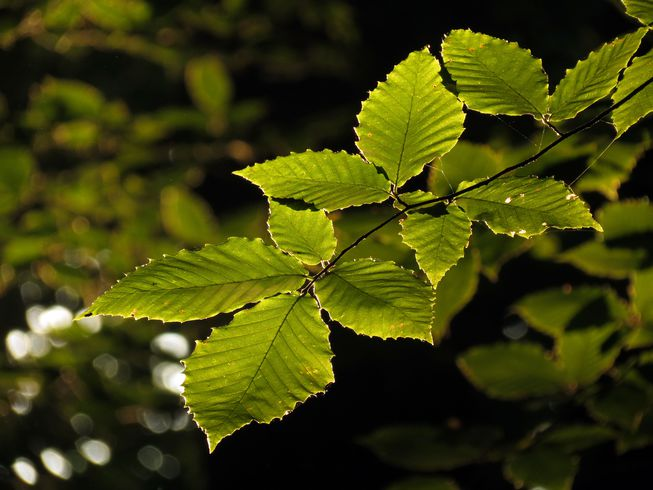
#> input picture Images/tree.jpg, 653 x 490 px
$ python wavelet_denoise.py
#> lines starting #> are read from the running program, lines starting #| are printed output that depends on the picture; long printed decimals are rounded
import numpy as np
import matplotlib.pyplot as plt
import random
import pywt
import pywt.data
from cv2 import cv2

def salt_and_pepper_noise(image, density=0.01):
    output = np.zeros(image.shape, np.uint8)
    for i in range(image.shape[0]):
        for j in range(image.shape[1]):
            rdn = random.random()
            if rdn < density:
                output[i][j] = 0
            elif rdn > 1 - density:
                output[i][j] = 255
            else:
                output[i][j] = image[i][j]
    return output

def gaussian_noise(image, mean=0, std=0.2):
    gauss = np.random.normal(mean, std, (image.shape[0], image.shape[1]))
    gauss = gauss.reshape(image.shape[0], image.shape[1])
    noisy = image + gauss * 255
    return noisy

def dwt_pyramid(image, level=1):
    coeffs = pywt.wavedec2(image, 'db1', level=level)
    arr, coeff_slices = pywt.coeffs_to_array(coeffs)
    return arr, coeff_slices, coeffs

def compress_wavelet(image):
    coeffs = pywt.wavedec2(image, 'db1')
    arr, coeff_slices = pywt.coeffs_to_array(coeffs)
    Csort = np.sort(np.abs(arr.reshape(-1)))
    for keep in [1, 0.5, 0.1, 0.05, 0.01, 0.005]:
        thresh = Csort[int(np.floor((1 - keep) * len(Csort)))]
        ind = np.abs(arr) > thresh
        Cfilt = arr * ind
        coeffs_filt = pywt.array_to_coeffs(Cfilt, coeff_slices, output_format='wavedec2')
        Arecon = pywt.waverec2(coeffs_filt, wavelet='db1')
        plt.imshow(Arecon.astype('uint8'), cmap='gray'), plt.xticks([]), plt.yticks([])
        plt.title('keep: {}'.format(keep))
        plt.show()

import math
def PSNR(original, compressed):
    img1 = original.astype(np.float64)
    img2 = compressed.astype(np.float64)
    mse = np.mean((img1 - img2) ** 2)
    if mse == 0:
        return float('inf')
    return 20 * math.log10(255.0 / math.sqrt(mse))

def ssim(img1, img2):
    C1 = (0.01 * 255)**2
    C2 = (0.03 * 255)**2

    img1 = img1.astype(np.float64)
    img2 = img2.astype(np.float64)
    kernel = cv2.getGaussianKernel(11, 1.5)
    window = np.outer(kernel, kernel.transpose())

    mu1 = cv2.filter2D(img1, -1, window)[5:-5, 5:-5]  # valid
    mu2 = cv2.filter2D(img2, -1, window)[5:-5, 5:-5]
    mu1_sq = mu1**2
    mu2_sq = mu2**2
    mu1_mu2 = mu1 * mu2
    sigma1_sq = cv2.filter2D(img1**2, -1, window)[5:-5, 5:-5] - mu1_sq
    sigma2_sq = cv2.filter2D(img2**2, -1, window)[5:-5, 5:-5] - mu2_sq
    sigma12 = cv2.filter2D(img1 * img2, -1, window)[5:-5, 5:-5] - mu1_mu2

    ssim_map = ((2 * mu1_mu2 + C1) * (2 * sigma12 + C2)) / ((mu1_sq + mu2_sq + C1) *
                                                            (sigma1_sq + sigma2_sq + C2))
    return ssim_map.mean()


def calculate_ssim(img1, img2):
    if not img1.shape == img2.shape:
        raise ValueError('Input images must have the same dimensions.')
    if img1.ndim == 2:
        return ssim(img1, img2)
    elif img1.ndim == 3:
        if img1.shape[2] == 3:
            ssims = []
            for i in range(3):
                ssims.append(ssim(img1, img2))
            return np.array(ssims).mean()
        elif img1.shape[2] == 1:
            return ssim(np.squeeze(img1), np.squeeze(img2))
    else:
        raise ValueError('Wrong input image dimensions.')

original = cv2.imread('Images/tree.jpg', 0)
#> original: shape (490, 653); min 0, max 255, mean 57.5
noisy_image = salt_and_pepper_noise(original, 0.1)
#> after the loop in salt_and_pepper_noise, `for i in range(image.shape[0]):`:
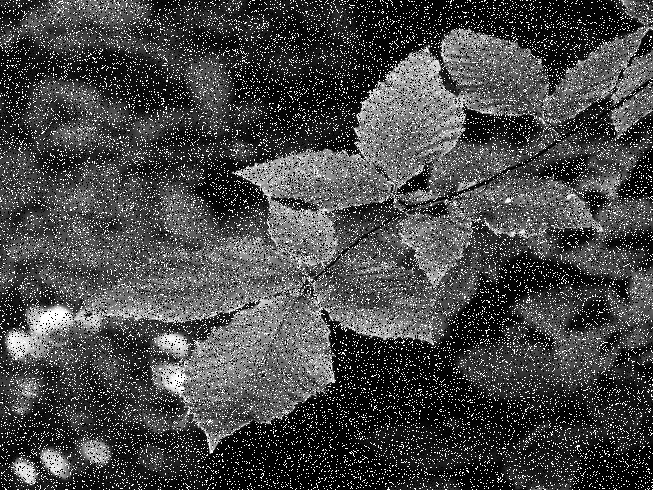
#> output: shape (490, 653); min 0, max 255, mean 71.6
# noisy_image = gaussian_noise(original)
plt.imshow(noisy_image, cmap='gray')
plt.show()
coeffs = dwt_pyramid(noisy_image, 2)[2]
#> in dwt_pyramid, `coeffs = pywt.wavedec2(image, 'db1', level=level)`: coeffs = 3 items
#> in dwt_pyramid, `arr, coeff_slices = pywt.coeffs_to_array(coeffs)`:
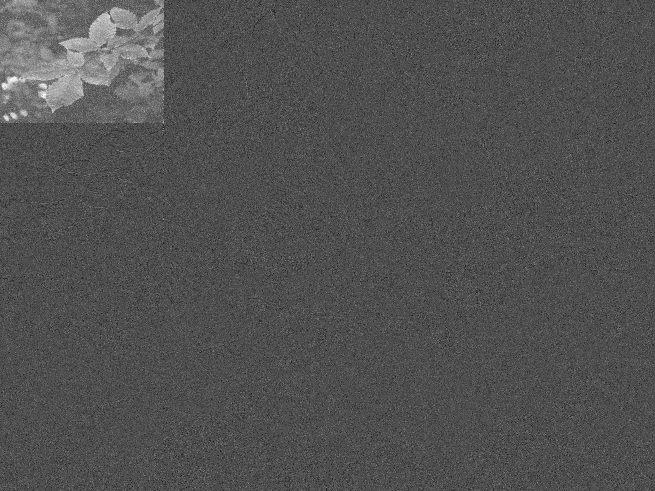
#> arr: shape (491, 655) float64; min -453, max 1017, mean 17.8; drawn with min black and max white
#> coeffs = 3 items
for l in range(1, len(coeffs)):
    for i in range(coeffs[l][0].shape[0]):
        for j in range(coeffs[l][0].shape[1]):
            coeffs[l][0][i, j] = 0 if coeffs[l][0][i, j] < 10 else coeffs[l][0][i, j]
            coeffs[l][1][i, j] = 0 if coeffs[l][1][i, j] < 10 else coeffs[l][1][i, j]
            coeffs[l][2][i, j] = 0 if coeffs[l][2][i, j] < 10 else coeffs[l][2][i, j]
#> this loop made 2 passes
arr, coeff_slices = pywt.coeffs_to_array(coeffs)
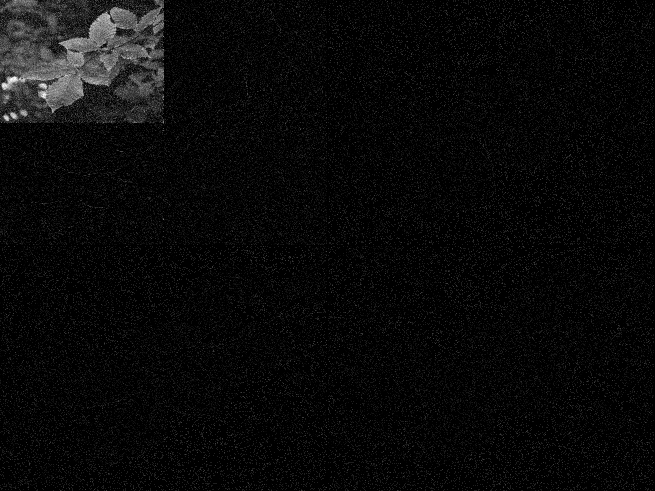
#> arr: shape (491, 655) float64; min 0, max 1017, mean 38.2; drawn with min black and max white
#> coeff_slices = 3 items
plt.imshow(arr, cmap='gray')
plt.show()
print(PSNR(original, pywt.waverec2(coeffs, 'db1')[:,:653]))
#> in PSNR, `img2 = compressed.astype(np.float64)`:
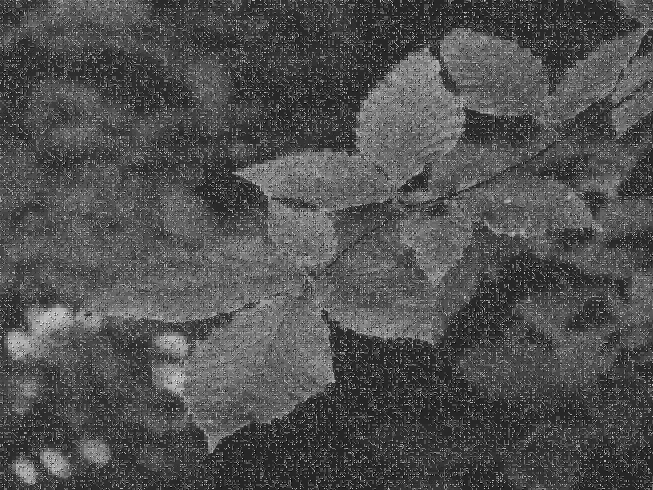
#> img2: shape (490, 653) float64; min -63.5, max 365.6, mean 71.6; drawn with min black and max white
#> in PSNR, `mse = np.mean((img1 - img2) ** 2)`: mse = 2751.8
#| 13.735
print(calculate_ssim(original, pywt.waverec2(coeffs, 'db1')[:,:653]))
#> in ssim, `mu2 = cv2.filter2D(img2, -1, window)[5:-5, 5:-5]`:
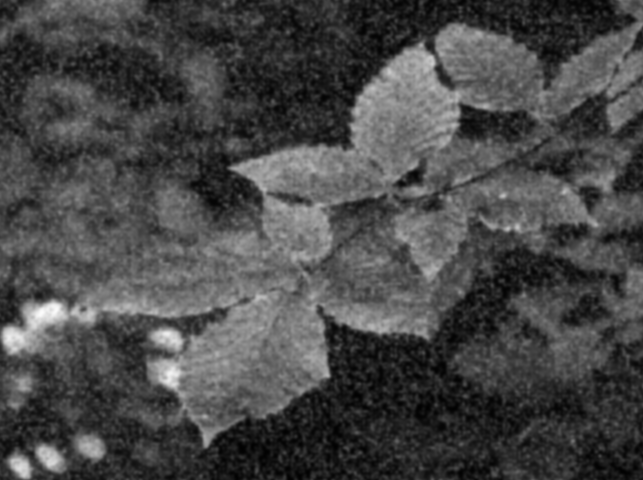
#> mu2: shape (480, 643) float64; min 1.64, max 251.5, mean 72.4
#> in ssim, `sigma2_sq = cv2.filter2D(img2**2, -1, window)[5:-5, 5:-5] - mu2_sq`:
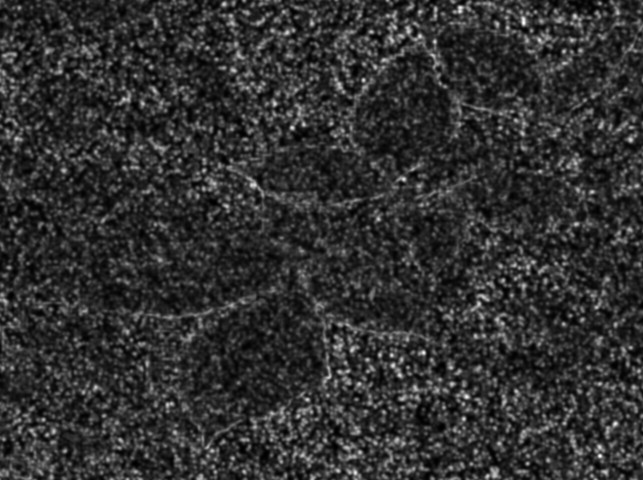
#> sigma2_sq: shape (480, 643) float64; min 17.64, max 12141.5, mean 2358; drawn with min black and max white
#| 0.09963
plt.imshow(pywt.waverec2(coeffs, 'db1'), cmap='gray')
plt.show()
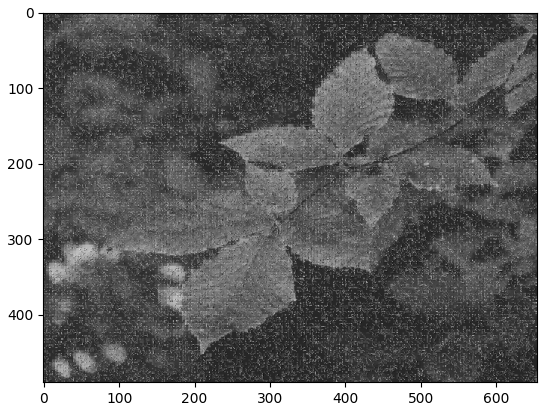
#> figure drawn by matplotlib, 1 panel
